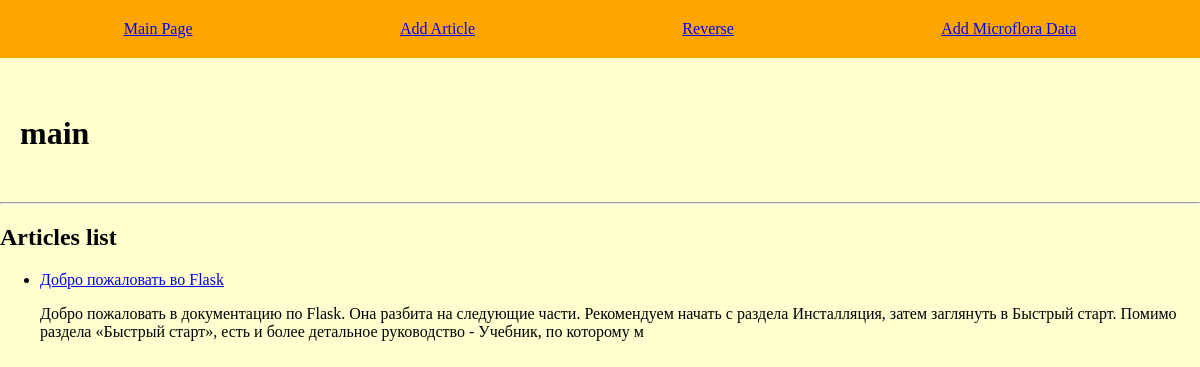
/index, run on the app's committed database.
### tables this page shows
CREATE TABLE menu(
id INTEGER PRIMARY KEY AUTOINCREMENT,
title TEXT NOT NULL,
url TEXT NOT NULL
);

CREATE TABLE posts(
id INTEGER PRIMARY KEY AUTOINCREMENT,
title TEXT NOT NULL,
text TEXT NOT NULL,
url TEXT NOT NULL,
time INTEGER NOT NULL
);

### main.py (the view)
@app.route("/")
@app.route("/index")
def index():
    db_con = connect_db()
    db = DataBase(db_con)
    return render_template("index.html", title="main",
                           menu=db.get_menu(),
                           posts=db.get_posts())

### DataBase.py (called while the page is built)
    def get_objects(self, table):
        try:
            self.__cur.execute(f'SELECT * from {table}')
            res = self.__cur.fetchall()
            if res:
                return res
        except IOError:
            print("Data read error")
        return []

    def get_menu(self):
        return self.get_objects("menu")

    def get_posts(self):
        return self.get_objects("posts")

### main.py (called while the page is built)
def connect_db():
    con = sqlite3.connect(app.config["DATABASE"])
    con.row_factory = sqlite3.Row
    return con

### templates/index.html (shortened to what this page needs)
{% extends "base.html" %}
{% block content %}
{{ super() }}
<hr>
<h2>Articles list</h2>
<ul>
    {% for post in posts %}
    <li>
        <p class="title">
            <a href="/post/{{ post.url }}">{{ post.title }}</a>
        </p>
        <div class="announce">{{ post.text[:240] }}</div>
    </li>
    {% endfor %}
</ul>
{% endblock %}

### templates/base.html (shortened to what this page needs)
<!DOCTYPE html>
<html lang="en">
<head>
    <link rel="stylesheet" href="{{ url_for('static', filename = 'css/style.css') }}">
</head>
<body>
{% block content %}
<ul class="menu">
    {% for item in menu %}
    <li><a href= "{{ item.url }}"> {{ item.title }} </a></li>
    {% endfor %}
    <li><a href="{{ url_for('add_microflora') }}">Add Microflora Data</a></li>
</ul>
<div class="container">
  {% if title %}
  <h1>{{ title }}</h1>
   {% else %}
   <h1>About Flask</h1>
   {% endif %}
</div>
{% endblock %}
</body>
</html>

### static/css/style.css (style rules this page uses)
body { background: rgb(255, 255, 207); margin: 0; padding: 0; }
.menu { display: flex; justify-content: space-around; list-style: none; background: orange; padding: 20px; margin-top: 0; }
.container { max-width: 1200px; margin: 0 auto; padding: 20px; box-sizing: border-box; }

### data on the page
menu: title "Main Page"
menu: title "Add Article"
menu: title "Reverse"
posts: title "Добро пожаловать во Flask", text "Добро пожаловать в документацию по Flask. Она разбита на следующие части. Рекомендуем начать с раздела Инсталляция, затем заглянуть в Быстрый старт. Помимо раздела «Быстрый старт», есть и более детальное руководство - Учебник, по которому м"

### other printed values
{{ title }} "main"
